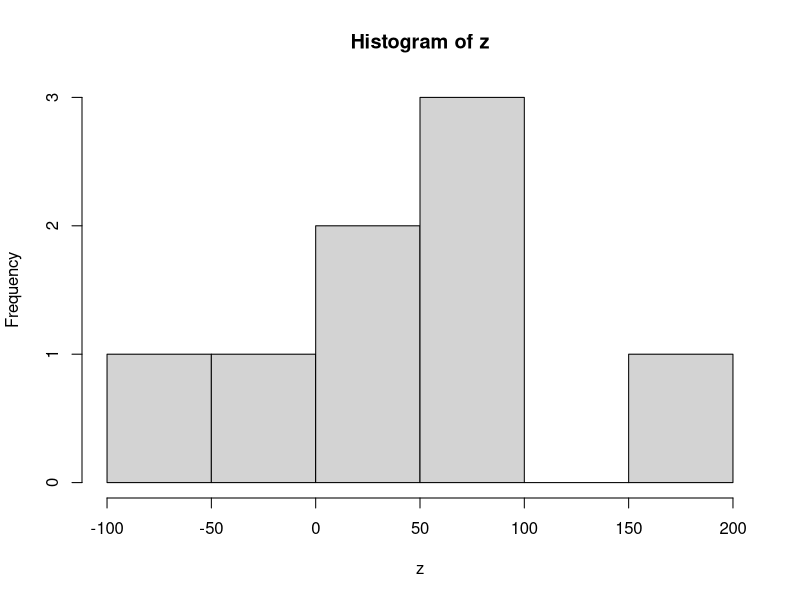

R code for this plot:
# Ejercicio 1 ####

## a ####
x <- c(25, 19.5, 16.6, 21.3, 20.7, 16.8)
y <- c(23.8, 19, 15.9, 20.4, 19.6, 15.8)
z <- x-y
n <- length(z)
alfa <- 0.05

shapiro.test(z)

t <- sqrt(n) * abs(mean(z))/sd(z)
t
cuantil <- qt(df = n-1, p = 1-alfa/2)
cuantil

## b ####
mean(z) - cuantil * sd(z)/sqrt(n)
mean(z) + cuantil * sd(z)/sqrt(n)

# Ejercicio 2 ####
x <- c(255, 481, 360, 368, 425, 283, 311, 368)
y <- c(226, 425, 311, 311, 255, 340, 311, 284)
z <- x-y
n <- length(z)
alfa <- 0.01

shapiro.test(z)
hist(z)

## a ####
mean(z)
sd(z)
t <- sqrt(n) * abs(mean(z))/sd(z)
t
cuantil <- qt(df = n-1, p = 1-alfa/2)
cuantil

## b ####
2*(1-pt(df = n-1, q = t))

2 * pt(df = n-1, q = -t)

# Ejercicio 3 ####
alfa = 0.05
cuantil <- qt(df = 18, p = 1-alfa/2)
cuantil

## b-i ####
x_mean <- 130
y_mean <- 120
Sx <- 10
Sy <- 8

t <- abs(x_mean-y_mean)/sqrt(Sx^2/10+Sy^2/10)
t

## b-ii ####
p_valor <- 2*(1-pt(df = 18, q = t))
p_valor

# Ejercicio 4 ####

# a ####
alfa <- 0.05
n <- 10
m <- 16
Sa2 <- 3.2
Sb2 <- 7.5

cuantil_sup <- qf(df1 = n-1, df2 = m-1 , p = 1-alfa/2)
cuantil_sup
cuantil_inf <- qf(df1 = n-1, df2 = m-1 , p = alfa/2)
cuantil_inf

t <- Sa2/Sb2
t

alfa <- 0.01

cuantil_sup <- qf(df1 = n-1, df2 = m-1 , p = 1-alfa/2)
cuantil_sup
cuantil_inf <- qf(df1 = n-1, df2 = m-1 , p = alfa/2)
cuantil_inf

# Ejercicio 5 ####
testexp <- function(x, j, lambda0, alpha) {
  x_mean <- mean(x)
  n <- length(x)
  t <- 2*n* (lambda0*x_mean-1-log(lambda0*x_mean))
  cuantil <- qchisq(df = j, p = 1-alpha)
  test <- t > cuantil
  return(test)
}

lambda0 <- 1
j <- 1
alpha <- .05

Nrep <- 1e4
test_res <- rep(NA, Nrep)
for (i in 1:Nrep) {
  x <- rexp(n = 100, rate = lambda0)
  test_res[i] <- testexp(x = x, j = j, lambda0 = lambda0, alpha = alpha)
}
mean(test_res)

# Ejercicio 6 ####
alfa <- .05
cuantil <- qnorm(1-alfa)
cuantil
n <- 32
m <- 32

x_mean <- 10/n
y_mean <- 20/n

t <- abs(x_mean-y_mean)/sqrt((x_mean*(1-x_mean)+y_mean*(1-y_mean))/32)
t
